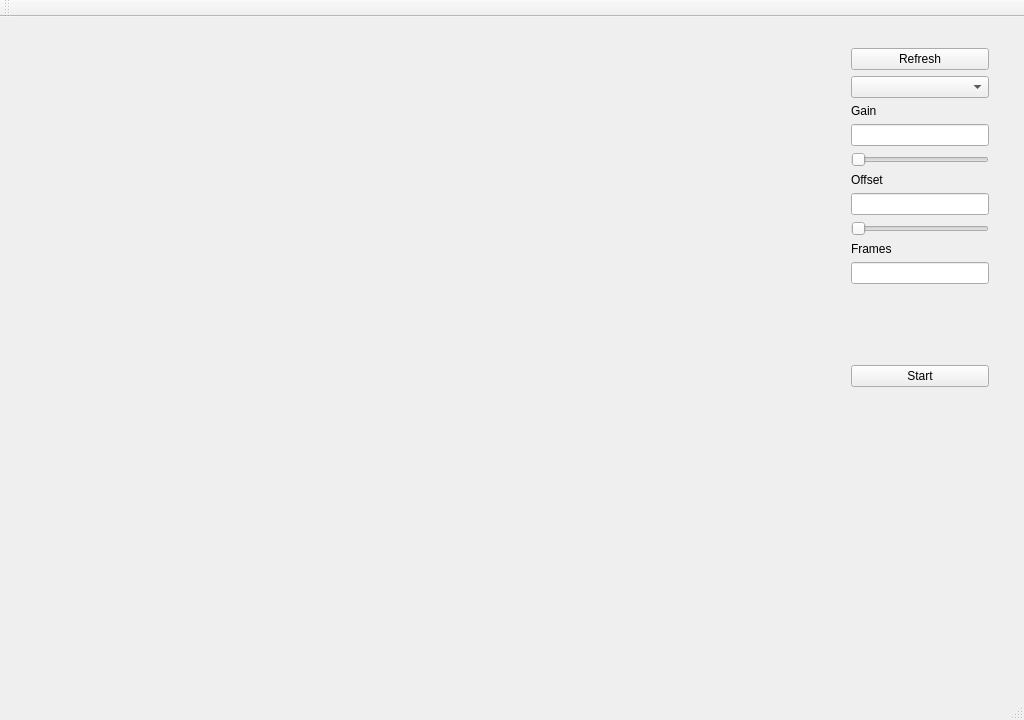
<?xml version="1.0" encoding="UTF-8"?>
<ui version="4.0">
 <class>MainWindow</class>
 <widget class="QMainWindow" name="MainWindow">
  <property name="geometry">
   <rect>
    <x>0</x>
    <y>0</y>
    <width>1024</width>
    <height>720</height>
   </rect>
  </property>
  <property name="windowTitle">
   <string>MainWindow</string>
  </property>
  <widget class="QWidget" name="centralWidget">
   <widget class="QWidget" name="verticalLayoutWidget">
    <property name="geometry">
     <rect>
      <x>840</x>
      <y>20</y>
      <width>160</width>
      <height>361</height>
     </rect>
    </property>
    <layout class="QVBoxLayout" name="verticalLayout">
     <item>
      <widget class="QPushButton" name="refresh_button">
       <property name="text">
        <string>Refresh</string>
       </property>
      </widget>
     </item>
     <item>
      <widget class="QComboBox" name="devices_box"/>
     </item>
     <item>
      <widget class="QLabel" name="label">
       <property name="text">
        <string>Gain</string>
       </property>
      </widget>
     </item>
     <item>
      <widget class="QLineEdit" name="gainlineEdit"/>
     </item>
     <item>
      <widget class="QSlider" name="gainSlider">
       <property name="maximum">
        <number>65535</number>
       </property>
       <property name="orientation">
        <enum>Qt::Horizontal</enum>
       </property>
      </widget>
     </item>
     <item>
      <widget class="QLabel" name="label_2">
       <property name="text">
        <string>Offset</string>
       </property>
      </widget>
     </item>
     <item>
      <widget class="QLineEdit" name="offsetlineEdit"/>
     </item>
     <item>
      <widget class="QSlider" name="offsetSlider">
       <property name="maximum">
        <number>65535</number>
       </property>
       <property name="orientation">
        <enum>Qt::Horizontal</enum>
       </property>
      </widget>
     </item>
     <item>
      <widget class="QLabel" name="label_3">
       <property name="text">
        <string>Frames</string>
       </property>
      </widget>
     </item>
     <item>
      <widget class="QLineEdit" name="frames_lineedit"/>
     </item>
     <item>
      <spacer name="verticalSpacer">
       <property name="orientation">
        <enum>Qt::Vertical</enum>
       </property>
       <property name="sizeHint" stdset="0">
        <size>
         <width>20</width>
         <height>300</height>
        </size>
       </property>
      </spacer>
     </item>
     <item>
      <widget class="QPushButton" name="startstop_button">
       <property name="text">
        <string>Start</string>
       </property>
      </widget>
     </item>
    </layout>
   </widget>
   <widget class="QLabel" name="preview_label">
    <property name="geometry">
     <rect>
      <x>40</x>
      <y>20</y>
      <width>768</width>
      <height>512</height>
     </rect>
    </property>
    <property name="minimumSize">
     <size>
      <width>768</width>
      <height>512</height>
     </size>
    </property>
    <property name="maximumSize">
     <size>
      <width>768</width>
      <height>512</height>
     </size>
    </property>
    <property name="text">
     <string/>
    </property>
   </widget>
  </widget>
  <widget class="QMenuBar" name="menuBar">
   <property name="geometry">
    <rect>
     <x>0</x>
     <y>0</y>
     <width>1024</width>
     <height>21</height>
    </rect>
   </property>
  </widget>
  <widget class="QToolBar" name="mainToolBar">
   <attribute name="toolBarArea">
    <enum>TopToolBarArea</enum>
   </attribute>
   <attribute name="toolBarBreak">
    <bool>false</bool>
   </attribute>
  </widget>
  <widget class="QStatusBar" name="statusBar"/>
 </widget>
 <layoutdefault spacing="6" margin="11"/>
 <resources/>
 <connections/>
</ui>
